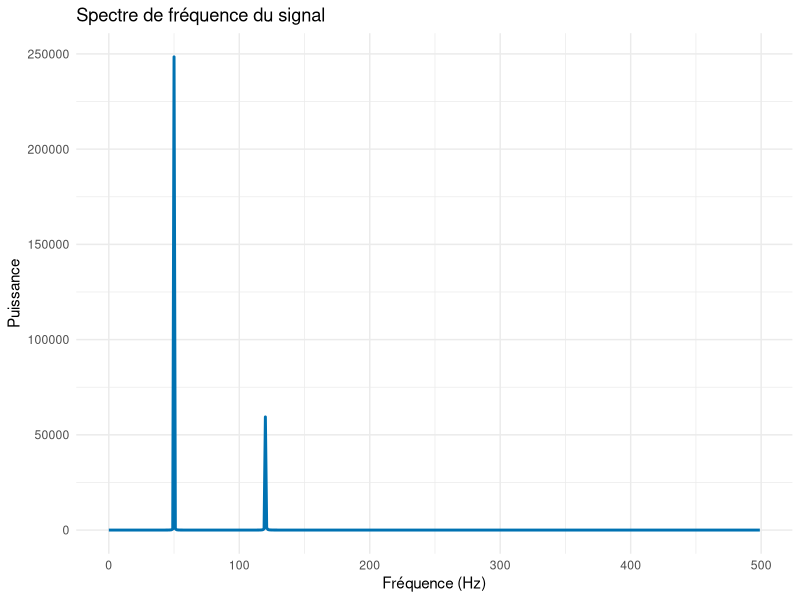

Write the R code that produced this figure. (Note: this script raises an error after producing the figure.)
## ---- chunk 1
knitr::opts_chunk$set(echo = FALSE, 
                      cache = TRUE,
                      warning = FALSE, 
                      message = FALSE,
                      comment = NA)

## ---- chunk 2
library(ggplot2)

# Simulation d’un signal : somme de sinusoïdes
f1 <- 50   # Hz
f2 <- 120  # Hz
sampling_rate <- 1000  # Hz
duration <- 1          # seconde
t <- seq(0, duration, by = 1/sampling_rate)
signal <- sin(2*pi*f1*t) + 0.5*sin(2*pi*f2*t)

# Transformée de Fourier
fft_vals <- abs(fft(signal))^2
freq <- seq(0, sampling_rate, length.out = length(fft_vals))

# Création du spectre
df_spectrum <- data.frame(
  Frequency = freq[1:(length(freq)/2)],
  Power = fft_vals[1:(length(freq)/2)]
)

# Affichage
ggplot(df_spectrum, aes(x = Frequency, y = Power)) +
  geom_line(color = "#0072B2", size = 1) +
  labs(title = "Spectre de fréquence du signal",
       x = "Fréquence (Hz)",
       y = "Puissance") +
  theme_minimal()
## ---- chunk 3
knitr::include_graphics("donnee/frequence.png")
## ---- chunk 4
# Paramètres
f_port <- 50      # Fréquence porteuse (Hz)
f_mod <- 5        # Fréquence du signal modulant (Hz)
a_p <- 1          # Amplitude de la porteuse
m <- 0.5          # Indice de modulation
Fs <- 1000        # Fréquence d'échantillonnage
t <- seq(0, 1, by = 1/Fs)

# Signal modulant (bande de base)
modulant <- sin(2 * pi * f_mod * t)

# Porteuse
porteuse <- a_p * cos(2 * pi * f_port * t)

# Signal modulé en amplitude (AM)
module <- (1 + m * modulant) * porteuse

# Visualisation
library(ggplot2)
library(tidyr)
df <- data.frame(
  t = t,
  Porteuse = porteuse,
  Modulant = modulant,
  Signal_Modulé = module
)

df_long <- pivot_longer(df, -t, names_to = "Signal", values_to = "Amplitude")

ggplot(df_long, aes(x = t, y = Amplitude, color = Signal)) +
  geom_line() +
  labs(title = "Modulation d'un signal : onde modulante, porteuse et signal modulé (AM)",
       x = "Temps (s)", y = "Amplitude") +
  theme_minimal()

